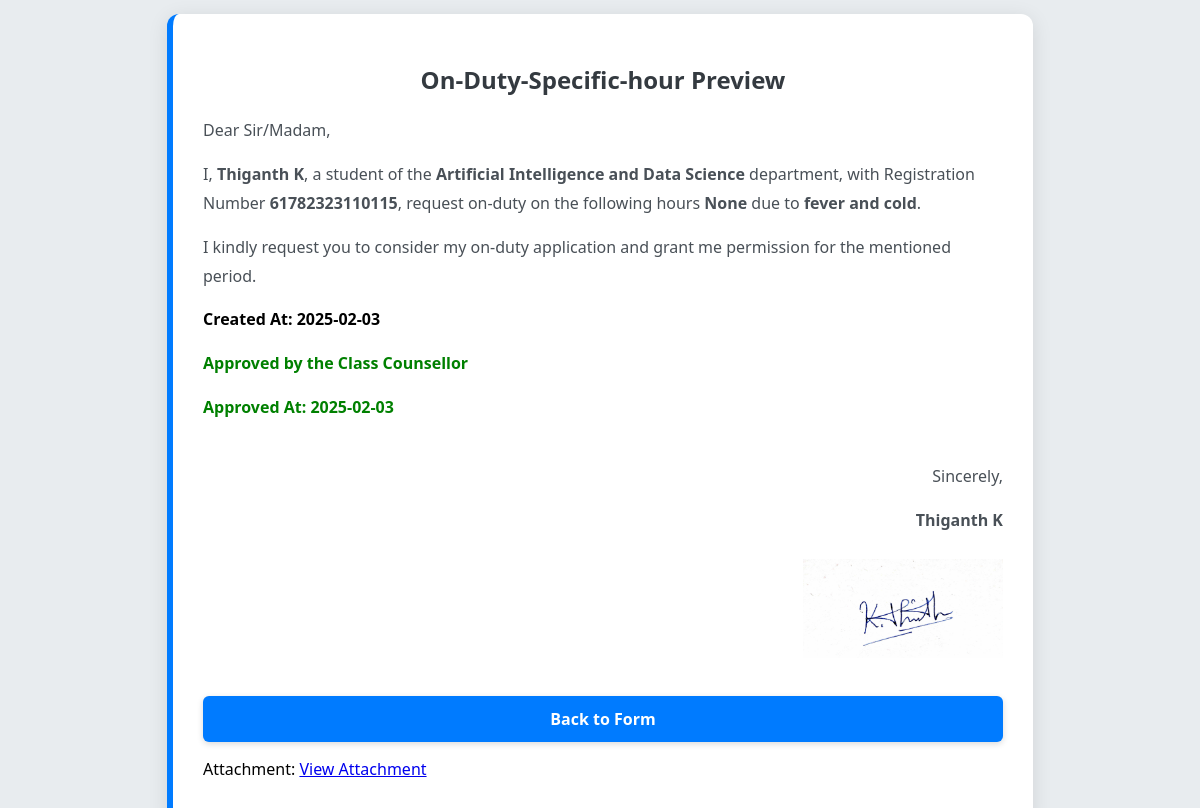
Screenshot of /technical-on-duty-specific-hour-preview/61782323110115 with the database file from the repository.
### app.py (models this page shows, shortened)
class Student(db.Model):
    id = db.Column(db.Integer, primary_key=True)
    name = db.Column(db.String(100), nullable=False)
    reg_no = db.Column(db.String(20), nullable=False)
    gender = db.Column(db.String(10), nullable=False)
    start_date = db.Column(db.String(10), nullable=True)  # Change to nullable
    end_date = db.Column(db.String(10), nullable=True)
    reason = db.Column(db.String(200), nullable=False)
    department = db.Column(db.String(100), nullable=False)
    signature_filename = db.Column(db.String(200), nullable=False)
    created_at = db.Column(db.DateTime, default=datetime.utcnow)
    is_approved = db.Column(db.Boolean, default=None)
    is_disapproved = db.Column(db.Boolean, default=None)
    email = db.Column(db.String(120), nullable=True)
    attachment_filename = db.Column(db.String(200), nullable=True)
    approved_at = db.Column(db.DateTime, nullable=True)
    hours = db.Column(db.String(200), nullable=True)
    qr_code_filename = db.Column(db.String(200), nullable=True)  # New column

### app.py (the view)
@app.route('/technical-on-duty-specific-hour-preview/<reg_no>')
def technical_on_duty_preview_2(reg_no):
    student= Student.query.filter_by(reg_no=reg_no).order_by(Student.created_at.desc()).first_or_404()
    return render_template('technical_on_duty_preview_2.html',student=student)

### templates/technical_on_duty_preview_2.html (shortened to what this page needs)
<!DOCTYPE html>
<html lang="en">
<head>
</head>
<body>
    <div class="letter-container">
    <h2>On-Duty-Specific-hour Preview</h2>
    <div class="letter-content">
        <p>Dear Sir/Madam,</p>
        <p>I, <strong>{{ student.name }}</strong>, a student of the <strong>{{ student.department }}</strong> department, with Registration Number <strong>{{ student.reg_no }}</strong>, request on-duty on the following hours <strong>{{ student.hours }}</strong> due to <strong>{{ student.reason }}</strong>.</p>
        <p>I kindly request you to consider my on-duty application and grant me permission for the mentioned period.</p>
        <p style="color: black; font-weight: bold;">Created At: {{ student.created_at.strftime('%Y-%m-%d') }} </p>
        {% if student.is_approved %}
            <p style="color: green; font-weight: bold;">Approved by the Class Counsellor</p>
            <p style="color: green; font-weight: bold;">Approved At: {{ student.approved_at.strftime('%Y-%m-%d') }} </p>
        {% elif student.is_disapproved %}
            <p style="color: red; font-weight: bold;">Disapproved by the Class Counsellor</p>
        {% else %}
            <p style="color: orange; font-weight: bold;">Pending Counsellor's Decision</p>
        {% endif %}
        <div class="signature">
            <p>Sincerely,</p>
            <p><strong>{{ student.name }}</strong></p>
            <img src="{{ url_for('static', filename='uploads/' + student.signature_filename) }}" alt="Signature">
        </div>
    </div>
    <a href="{{ url_for('index') }}" class="back-button">Back to Form</a>
    <p>Attachment:
        {% if student.attachment_filename %}
            <a href="{{ url_for('static', filename='uploads/' + student.attachment_filename) }}" target="_blank">View Attachment</a>
        {% else %}
            No attachment
        {% endif %}
    </p>
</div>
</body>
</html>

### templates/technical_on_duty_preview_2.html (style rules this page uses)
body { font-family: 'Segoe UI', Tahoma, Geneva, Verdana, sans-serif; background-color: #e8ecef; display: flex; justify-content: center; align-items: center; height: 100vh; margin: 0; padding: 20px; }
.letter-container { background-color: #ffffff; padding: 30px; border-radius: 12px; box-shadow: 0 4px 20px rgba(0, 0, 0, 0.1); max-width: 800px; width: 100%; border-left: 6px solid #007bff; }
h2 { text-align: center; color: #343a40; margin-bottom: 20px; font-size: 24px; }
.letter-content { margin-top: 20px; line-height: 1.8; color: #495057; }
.letter-content p { margin: 0 0 15px; font-size: 16px; }
.signature { margin-top: 40px; text-align: right; }
.signature img { max-width: 200px; height: auto; margin-top: 10px; }
.back-button { display: block; margin: 30px auto 0; padding: 12px 24px; background-color: #007bff; color: #fff; text-align: center; text-decoration: none; border-radius: 6px; font-weight: bold; transition: background-color 0.3s ease, transform 0.2s ease; box-shadow: 0 2px 6px rgba(0, 0, 0, 0.15); }

### rows the page displays
Student: name "Thiganth K", department "Artificial Intelligence and Data Science", reg_no "61782323110115", hours "None", reason "fever and cold", created_at "2025-02-03", approved_at "2025-02-03", signature_filename (picture)
